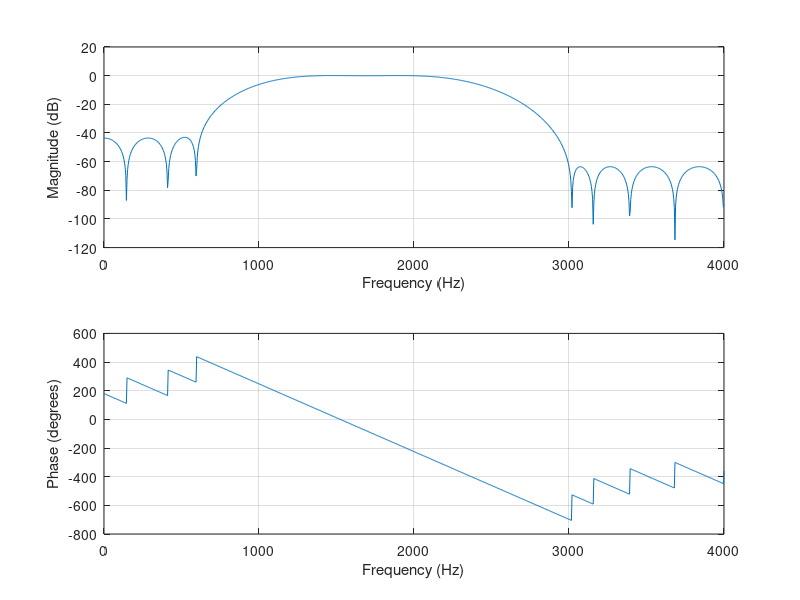

This figure's MATLAB source: (Note: this script raises an error after producing the figure.)
function Project()
    q1();
    q2();
end

function q1()
    f = figure("Name", "q1");
    band_edges = [500, 1500, 2000, 3000];
    amp = [0, 1, 0];
    dev = [0.01, 0.01, 0.001];
    [n,fo,ao,w] = firpmord(band_edges, amp, dev, 8000);
    h = firpm(n,fo,ao,w);
    tf(h, 1)
    freqz(h,1, 1024, 8000);
    saveas(f, "q1", "png");
end

function q2()
    function graphFilter(freqs, input, name)
        f = figure("Name", name);
        plot(freqs, abs(fft(input)));
        xlabel("frequency");
        ylabel("magnitude");
        title(name);
        saveas(f, name, "png");
    end

    function output = getDynamicFrequencyDomainFilter(input)
        abs_ft = abs(input);
        output = movmean(not(isoutlier(abs_ft, "percentiles",[0, 99.99])), 200) == 1;
    end

    function output = getDynamicTimeDomainFilter(input)
        output = ifft(getDynamicFrequencyDomainFilter(fft(input)));
    end

    function output = getParkMcClellanFilter()
        band_edges = [1070, 1090, 1120, 1140, 2710, 2730, 2800, 2820];
        amp = [1, 0, 1, 0, 1];
        dev = [0.008, 0.01, 0.008, 0.01, 0.008];
        [n,fo,ao,w] = firpmord(band_edges, amp, dev, fs);
        output = firpm(n,fo,ao,w);
    end

    function output = getKaiserFilter()
        band_edges = [1070, 1090, 1120, 1140, 2710, 2730, 2800, 2820];
        amp = [1, 0, 1, 0, 1];
        dev = [0.008, 0.01, 0.008, 0.01, 0.008];
        [n,Wn,beta,ftype] = kaiserord(band_edges,amp,dev, fs);
        output = fir1(n,Wn,ftype,kaiser(n+1,beta),'noscale');
    end

    function output = filterDynamicFrequencyDomain(input)
        ft = fft(input);
        H = getDynamicFrequencyDomainFilter(ft);
        f = figure("Name", "dynamic frequnecy domain filter");
        plot(freqs(1:length(freqs)/2), H(1:length(H)/2));
        xlabel("frequency");
        ylabel("magnitude");
        title("dynamic frequnecy domain filter");
        saveas(f, "dynamic frequnecy domain filter", "png");
        output = real(ifft(ft .* H));
    end

    function output = filterParkMcClellan(input)
        H = getParkMcClellanFilter();
        f = figure("Name", "Park McClellan filter");
        freqz(H(1:length(H)/2), 1, 1024, fs);
        saveas(f, "Park McClellan filter", "png");
        output = filter(H, 1, input);
    end

    function output = filterParkMcClellanTimeDomain(input)
        [h, t] = impz(getParkMcClellanFilter(), 1, fs);
        f = figure("Name", "Park McClellan time domain filter");
        plot(t, h);
        xlabel("time");
        ylabel("h");
        title("Park McClellan time domain filter");
        saveas(f, "Park McClellan time domain filter", "png");
        output = real(cconv(input, h, length(input)));
    end

    function output = filterDynamicTimeDomain(input)
        output = real(cconv(input, getDynamicTimeDomainFilter(input), length(input)));
    end

    function output = filterKaiser(input)
        H = getKaiserFilter();
        f = figure("Name", "Kaiser filter");
        freqz(H(1:length(H)/2), 1, 1024, fs);
        saveas(f, "Kaiser filter", "png");
        output = filter(H, 1, input);
    end
    
    function output = filterKaiserTimeDomain(input)
        [h, t] = impz(getKaiserFilter(), 1, fs);
        f = figure("Name", "Kaiser time domain filter");
        plot(t, h);
        xlabel("time");
        ylabel("h");
        title("Kaiser time domain filter");
        saveas(f, "Kaiser time domain filter", "png");
        output = real(cconv(input, h, length(input)));
    end

    [x, fs] = audioread("music_noisy.wav");
    fig = figure("Name", "fft magnitude noisy");
    fft_x = fft(x);
    freqs = (0 :(length(fft_x) - 1)) * fs / length(fft_x);
    plot(freqs, abs(fft_x));
    xlabel("frequency");
    ylabel("magnitude");
    title("fft magnitude noisy");
    saveas(fig, "fft magnitude noisy", "png");
    %
    y_pm = filterParkMcClellan(x);
    graphFilter(freqs, y_pm, "fft Park McClellan filtered signal");
    audiowrite("Park_McClellan.wav", y_pm, fs);

    y_df = filterDynamicFrequencyDomain(x);
    graphFilter(freqs, y_df, "fft dynamic frequency domain filter filtered signal");
    audiowrite("dynamic_frequency_domain_filter.wav", y_df, fs);

    y_dt = filterDynamicTimeDomain(x);
    graphFilter(freqs, y_dt, "fft dynamic time domain filter filtered signal");
    audiowrite("dynamic_time_domain_filter.wav", y_dt, fs);

    y_k = filterKaiser(x);
    graphFilter(freqs, y_k, "fft kaiser filter filtered signal");
    audiowrite("kaiser_filter.wav", y_k, fs);

    y_pmt = filterParkMcClellanTimeDomain(x);
    graphFilter(freqs, y_pmt, "fft park mcclellan time filtered signal");
    audiowrite("park_mcclellan_time_filter_filter.wav", y_k, fs);

    y_kt = filterKaiserTimeDomain(x);
    graphFilter(freqs, y_kt, "fft kaiser time filter filtered signal");
    audiowrite("kaiser_time_filter.wav", y_k, fs);
end
